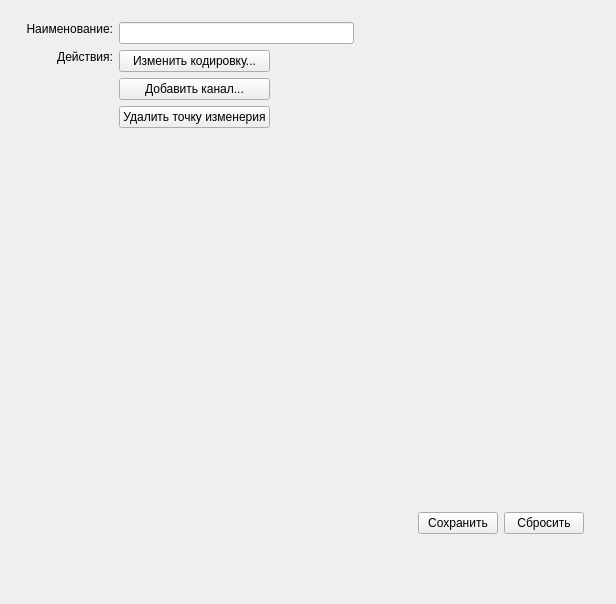
<?xml version="1.0" encoding="UTF-8"?>
<ui version="4.0">
 <class>MPSets</class>
 <widget class="QWidget" name="MPSets">
  <property name="geometry">
   <rect>
    <x>0</x>
    <y>0</y>
    <width>616</width>
    <height>604</height>
   </rect>
  </property>
  <property name="windowTitle">
   <string>Form</string>
  </property>
  <widget class="QWidget" name="horizontalLayoutWidget">
   <property name="geometry">
    <rect>
     <x>10</x>
     <y>10</y>
     <width>591</width>
     <height>541</height>
    </rect>
   </property>
   <layout class="QHBoxLayout" name="mainLayout">
    <property name="leftMargin">
     <number>10</number>
    </property>
    <property name="topMargin">
     <number>6</number>
    </property>
    <property name="rightMargin">
     <number>6</number>
    </property>
    <property name="bottomMargin">
     <number>6</number>
    </property>
    <item>
     <layout class="QGridLayout" name="gridLayout">
      <property name="margin">
       <number>6</number>
      </property>
      <item row="0" column="0">
       <widget class="QLabel" name="label">
        <property name="text">
         <string>Наименование:</string>
        </property>
        <property name="alignment">
         <set>Qt::AlignRight|Qt::AlignTop|Qt::AlignTrailing</set>
        </property>
       </widget>
      </item>
      <item row="4" column="1">
       <layout class="QHBoxLayout" name="horizontalLayout_2">
        <property name="margin">
         <number>5</number>
        </property>
        <item>
         <spacer name="horizontalSpacer">
          <property name="orientation">
           <enum>Qt::Horizontal</enum>
          </property>
          <property name="sizeHint" stdset="0">
           <size>
            <width>40</width>
            <height>20</height>
           </size>
          </property>
         </spacer>
        </item>
        <item>
         <widget class="QPushButton" name="cmdSave">
          <property name="text">
           <string>Сохранить</string>
          </property>
         </widget>
        </item>
        <item>
         <widget class="QPushButton" name="cmdDrop">
          <property name="text">
           <string>Сбросить</string>
          </property>
         </widget>
        </item>
       </layout>
      </item>
      <item row="1" column="0">
       <widget class="QLabel" name="label_2">
        <property name="text">
         <string>Действия:</string>
        </property>
        <property name="alignment">
         <set>Qt::AlignRight|Qt::AlignTop|Qt::AlignTrailing</set>
        </property>
       </widget>
      </item>
      <item row="0" column="1">
       <layout class="QHBoxLayout" name="horizontalLayout_3">
        <item>
         <widget class="QLineEdit" name="txtName"/>
        </item>
        <item>
         <spacer name="horizontalSpacer_2">
          <property name="orientation">
           <enum>Qt::Horizontal</enum>
          </property>
          <property name="sizeHint" stdset="0">
           <size>
            <width>40</width>
            <height>20</height>
           </size>
          </property>
         </spacer>
        </item>
       </layout>
      </item>
      <item row="1" column="1">
       <layout class="QHBoxLayout" name="horizontalLayout_4">
        <item>
         <layout class="QVBoxLayout" name="verticalLayout">
          <property name="rightMargin">
           <number>6</number>
          </property>
          <item>
           <widget class="QPushButton" name="cmdCodes">
            <property name="text">
             <string>Изменить кодировку...</string>
            </property>
           </widget>
          </item>
          <item>
           <widget class="QPushButton" name="cmdAddChannel">
            <property name="text">
             <string>Добавить канал...</string>
            </property>
           </widget>
          </item>
          <item>
           <widget class="QPushButton" name="cmdRemove">
            <property name="text">
             <string>Удалить точку изменерия</string>
            </property>
           </widget>
          </item>
         </layout>
        </item>
        <item>
         <spacer name="horizontalSpacer_3">
          <property name="orientation">
           <enum>Qt::Horizontal</enum>
          </property>
          <property name="sizeHint" stdset="0">
           <size>
            <width>40</width>
            <height>20</height>
           </size>
          </property>
         </spacer>
        </item>
       </layout>
      </item>
      <item row="2" column="1">
       <spacer name="verticalSpacer">
        <property name="orientation">
         <enum>Qt::Vertical</enum>
        </property>
        <property name="sizeHint" stdset="0">
         <size>
          <width>20</width>
          <height>40</height>
         </size>
        </property>
       </spacer>
      </item>
     </layout>
    </item>
   </layout>
  </widget>
 </widget>
 <resources/>
 <connections>
  <connection>
   <sender>cmdSave</sender>
   <signal>clicked()</signal>
   <receiver>MPSets</receiver>
   <slot>saveChanges()</slot>
   <hints>
    <hint type="sourcelabel">
     <x>442</x>
     <y>515</y>
    </hint>
    <hint type="destinationlabel">
     <x>261</x>
     <y>761</y>
    </hint>
   </hints>
  </connection>
  <connection>
   <sender>cmdDrop</sender>
   <signal>clicked()</signal>
   <receiver>MPSets</receiver>
   <slot>dropChanges()</slot>
   <hints>
    <hint type="sourcelabel">
     <x>526</x>
     <y>523</y>
    </hint>
    <hint type="destinationlabel">
     <x>100</x>
     <y>779</y>
    </hint>
   </hints>
  </connection>
  <connection>
   <sender>cmdCodes</sender>
   <signal>clicked()</signal>
   <receiver>MPSets</receiver>
   <slot>editCodes()</slot>
   <hints>
    <hint type="sourcelabel">
     <x>208</x>
     <y>73</y>
    </hint>
    <hint type="destinationlabel">
     <x>204</x>
     <y>835</y>
    </hint>
   </hints>
  </connection>
  <connection>
   <sender>cmdAddChannel</sender>
   <signal>clicked()</signal>
   <receiver>MPSets</receiver>
   <slot>appendChild()</slot>
   <hints>
    <hint type="sourcelabel">
     <x>152</x>
     <y>89</y>
    </hint>
    <hint type="destinationlabel">
     <x>127</x>
     <y>817</y>
    </hint>
   </hints>
  </connection>
  <connection>
   <sender>cmdRemove</sender>
   <signal>clicked()</signal>
   <receiver>MPSets</receiver>
   <slot>removeItem()</slot>
   <hints>
    <hint type="sourcelabel">
     <x>172</x>
     <y>130</y>
    </hint>
    <hint type="destinationlabel">
     <x>181</x>
     <y>805</y>
    </hint>
   </hints>
  </connection>
 </connections>
 <slots>
  <slot>saveChanges()</slot>
  <slot>dropChanges()</slot>
  <slot>editCodes()</slot>
  <slot>removeItem()</slot>
  <slot>appendChild()</slot>
 </slots>
</ui>
